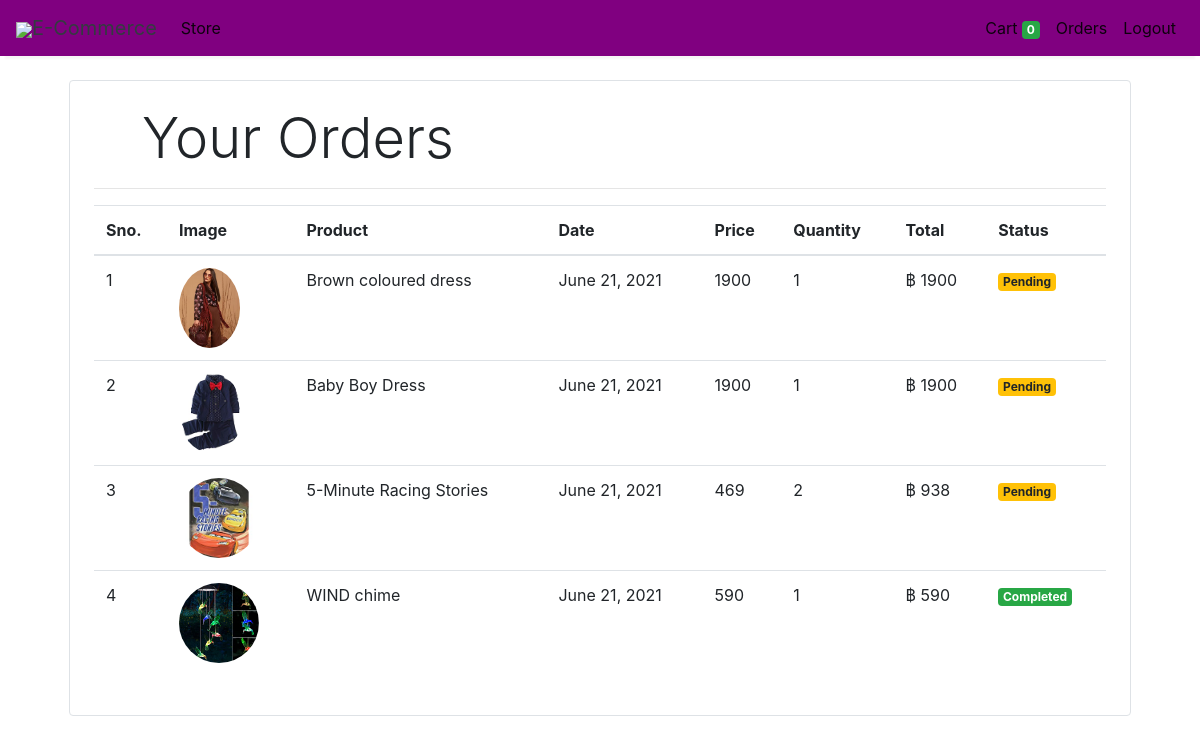
Screenshot of /orders (signed in) with the database file from the repository.
### store/models/orders.py (models this page shows, shortened)
class Order(models.Model):
    product = models.ForeignKey(Products,
                                on_delete=models.CASCADE)
    customer = models.ForeignKey(Customer,
                                 on_delete=models.CASCADE)
    quantity = models.IntegerField(default=1)
    price = models.IntegerField()
    address = models.CharField (max_length=50, default='', blank=True)
    phone = models.CharField (max_length=50, default='', blank=True)
    date = models.DateField (default=datetime.datetime.today)
    status = models.BooleanField (default=False)
    @staticmethod
    def get_orders_by_customer(customer_id):
        return Order.objects.filter(customer=customer_id).order_by('-date')

### store/models/product.py (models this page shows, shortened)
class Products(models.Model):
    name = models.CharField(max_length=60)
    price= models.IntegerField(default=0)
    category= models.ForeignKey(Category,on_delete=models.CASCADE,default=1 )
    description= models.CharField(max_length=250, default='', blank=True, null= True)
    image= models.ImageField(upload_to='uploads/products/')

### store/middlewares/auth.py (the view)
    def middleware(request):
        print(request.session.get('customer'))
        returnUrl = request.META['PATH_INFO']
        print(request.META['PATH_INFO'])
        if not request.session.get('customer'):
           return redirect(f'login?return_url={returnUrl}')
        response = get_response(request)
        return response

### store/templatetags/custom_filter.py (called while the page is built)
@register.filter(name='currency')
def currency(number):
    return "฿ "+str(number)

@register.filter(name='multiply')
def multiply(number , number1):
    return number * number1

### store/views/orders.py (called while the page is built)
    def get(self , request ):
        customer = request.session.get('customer')
        orders = Order.get_orders_by_customer(customer)
        print(orders)
        return render(request , 'orders.html'  , {'orders' : orders})

### store/templates/orders.html
{% extends 'base.html' %}
{% block content %}
{% load cart %}
{% load custom_filter %}
<div class="container">
   <div class="border rounded p-4 m-4">
        <p class="display-4 pl-4 ml-4">Your Orders</p>
        <hr>
        <table class="table">
            <thead>
                <tr>
                    <th>Sno.</th>
                    <th>Image</th>
                    <th>Product</th>
                    <th>Date</th>
                    <th>Price</th>
                    <th>Quantity</th>
                    <th>Total</th>
                    <th>Status</th>
                </tr>
            </thead>
            <tbody>
                {% for order in orders %}
                <tr>
                    <td>{{forloop.counter}}</td>
                    <td><img style="height: 80px;" class="rounded-circle" src="{{order.product.image.url}}" alt=""></td>
                    <td>{{order.product.name}}</td>
                    <td>{{order.date}}</td>
                    <td>{{order.price}}</td>
                    <td>{{order.quantity}}</td>
                    <td>{{order.quantity|multiply:order.price|currency}}</td>
                    {% if order.status %}
                    <td><small class="badge badge-success">Completed</small></td>
                    {%else%}
                    <td><small class="badge badge-warning">Pending</small></td>
                    {% endif %}
                </tr>
                {% endfor %}
            </tbody>
        </table>
   </div>
</div>
{% endblock %}

### rows the page displays
Order: product.image (picture), product.name "Brown coloured dress", date "June 21, 2021", price "1900", quantity "1", quantity|multiply "฿ 1900", status "Pending"
Order: product.image (picture), product.name "Baby Boy Dress", date "June 21, 2021", price "1900", quantity "1", quantity|multiply "฿ 1900", status "Pending"
Order: product.image (picture), product.name "5-Minute Racing Stories", date "June 21, 2021", price "469", quantity "2", quantity|multiply "฿ 938", status "Pending"
Order: product.image (picture), product.name "WIND chime", date "June 21, 2021", price "590", quantity "1", quantity|multiply "฿ 590", status "Completed"

### other values shown
{{ request.session.cart.keys|length }} "0"
